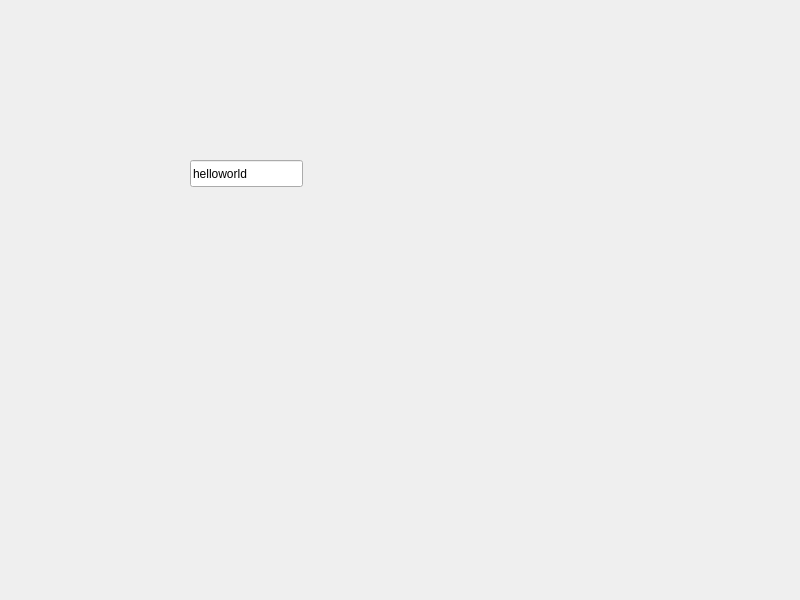
<?xml version="1.0" encoding="UTF-8"?>
<ui version="4.0">
 <class>Widget</class>
 <widget class="QWidget" name="Widget">
  <property name="geometry">
   <rect>
    <x>0</x>
    <y>0</y>
    <width>800</width>
    <height>600</height>
   </rect>
  </property>
  <property name="windowTitle">
   <string>Widget</string>
  </property>
  <widget class="QLineEdit" name="lineEdit">
   <property name="geometry">
    <rect>
     <x>190</x>
     <y>160</y>
     <width>113</width>
     <height>27</height>
    </rect>
   </property>
   <property name="text">
    <string>helloworld</string>
   </property>
  </widget>
 </widget>
 <resources/>
 <connections/>
</ui>
